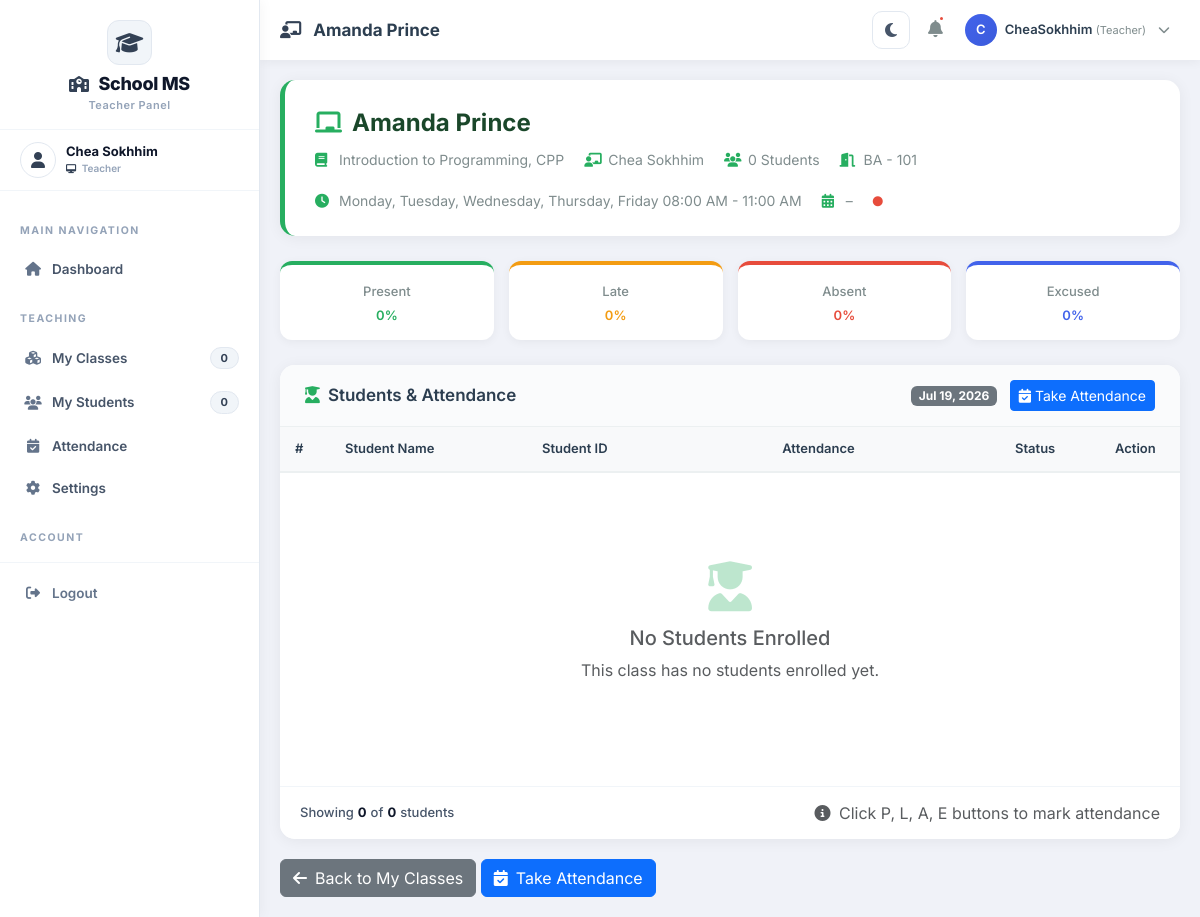
The page /teacher/class/4/ (signed in) on the database as committed earlier.
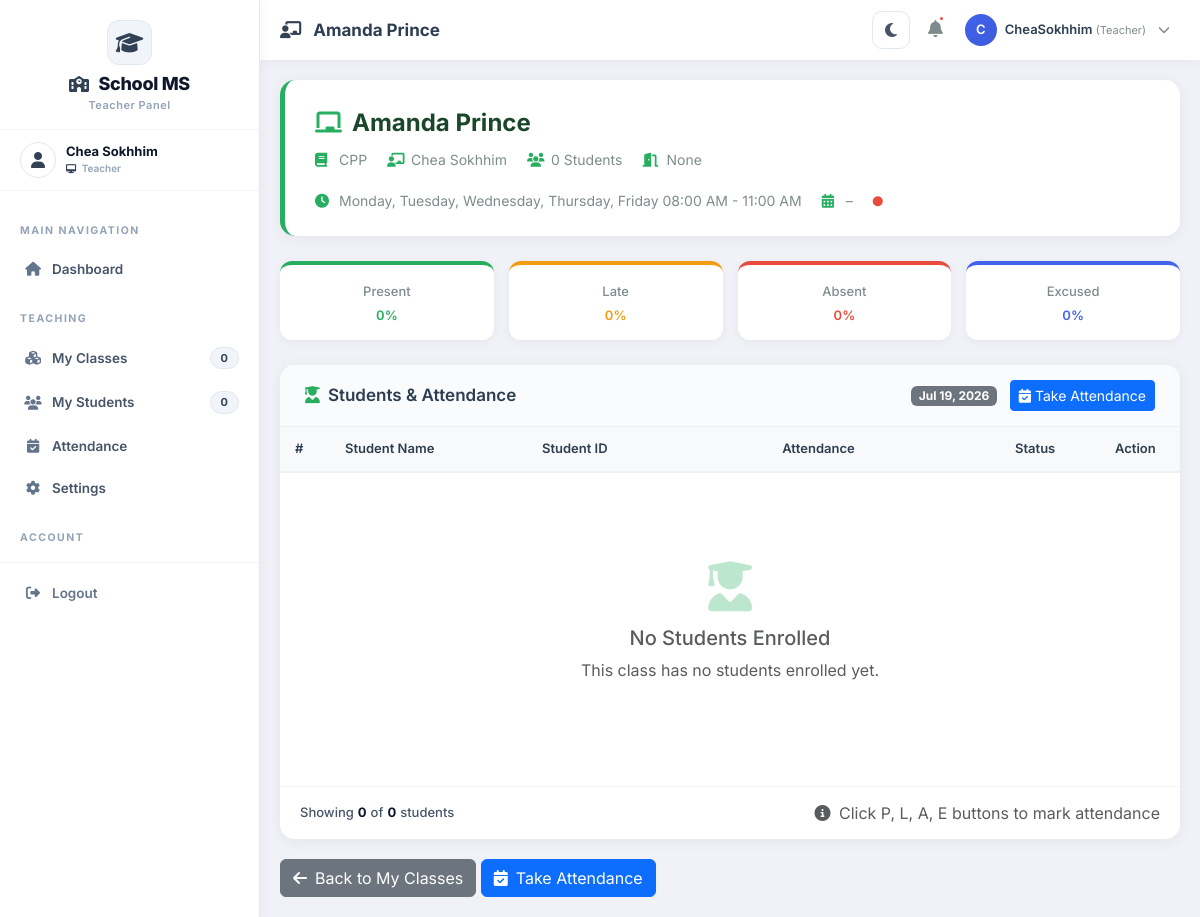
The same page on the database as committed later.
### courses/models.py (models this page shows, shortened)
class Course(models.Model):
    LEVEL_CHOICES = [
        ('100', 'Year 1'),
        ('200', 'Year 2'),
        ('300', 'Year 3'),
        ('400', 'Year 4'),
        ('500', 'Year 5'),
    ]
    course_id = models.CharField(max_length=20, unique=True, editable=False)
    code = models.CharField(max_length=20, unique=True)
    name = models.CharField(max_length=200)
    description = models.TextField()
    credits = models.IntegerField()
    level = models.CharField(max_length=10, choices=LEVEL_CHOICES, default='100')
    duration = models.CharField(max_length=50, default='12 weeks')
    fee = models.DecimalField(max_digits=10, decimal_places=2, default=0.00)
    major = models.ForeignKey(
        Major,
        on_delete=models.SET_NULL,
        null=True,
        blank=True,
        related_name='courses'
    )
    teacher = models.ForeignKey(
        Teacher,
        on_delete=models.SET_NULL,
        null=True,
        blank=True,
        related_name='courses'
    )
    prerequisites = models.ManyToManyField('self', symmetrical=False, blank=True)
    time_slots = models.ManyToManyField(
        'classes.TimeSlot',
        blank=True,
        related_name='course_time_slots'
    )
    is_active = models.BooleanField(default=True)
    created_at = models.DateTimeField(auto_now_add=True)
    updated_at = models.DateTimeField(auto_now=True)
    class Meta:
        ordering = ['code']

### classes/models.py (models this page shows, shortened)
class Class(models.Model):
    name = models.CharField(max_length=100)
    section = models.CharField(max_length=10, blank=True, null=True)
    code = models.CharField(max_length=20, unique=True, blank=True, null=True)
    building = models.ForeignKey(Building, on_delete=models.SET_NULL, null=True, blank=True, related_name='classes')
    floor = models.ForeignKey(Floor, on_delete=models.SET_NULL, null=True, blank=True, related_name='classes')
    room = models.ForeignKey(Room, on_delete=models.SET_NULL, null=True, blank=True, related_name='classes')
    room_number = models.CharField(max_length=20, blank=True, null=True)
    time_slots = models.ManyToManyField(TimeSlot, blank=True, related_name='classes')
    schedule = models.CharField(max_length=100, blank=True, null=True)
    start_time = models.TimeField(blank=True, null=True)
    end_time = models.TimeField(blank=True, null=True)
    days = models.CharField(max_length=50, blank=True, null=True)
    term = models.ForeignKey(Term, on_delete=models.SET_NULL, null=True, blank=True, related_name='classes')
    term_type = models.CharField(max_length=20, choices=Term.TERM_TYPES, blank=True, null=True)
    academic_year = models.CharField(max_length=20, blank=True, null=True)
    capacity = models.IntegerField(default=30)
    teacher = models.ForeignKey(Teacher, on_delete=models.SET_NULL, null=True, blank=True, related_name='classes')
    courses = models.ManyToManyField(
        'courses.Course',
        blank=True,
        related_name='class_offerings'  # This is the reverse name
    )
    is_active = models.BooleanField(default=True)
    start_date = models.DateField(blank=True, null=True)
    end_date = models.DateField(blank=True, null=True)
    created_at = models.DateTimeField(auto_now_add=True)
    updated_at = models.DateTimeField(auto_now=True)
    def get_schedule_display(self):
        if self.time_slots.exists():
            slots = self.time_slots.all()
            return ", ".join([str(slot) for slot in slots])
    class Meta:
        verbose_name_plural = "Classes"
        ordering = ['name']

class Room(models.Model):
    ROOM_TYPES = [
        ('classroom', 'Classroom'),
        ('laboratory', 'Laboratory'),
        ('computer_lab', 'Computer Lab'),
        ('science_lab', 'Science Lab'),
        ('library', 'Library'),
        ('auditorium', 'Auditorium'),
        ('conference', 'Conference Room'),
        ('office', 'Office'),
        ('other', 'Other'),
    ]
    building = models.ForeignKey(Building, on_delete=models.CASCADE, related_name='rooms')
    floor = models.ForeignKey(Floor, on_delete=models.CASCADE, related_name='rooms', null=True, blank=True)
    room_number = models.CharField(max_length=20)
    name = models.CharField(max_length=100, blank=True, null=True)
    room_type = models.CharField(max_length=20, choices=ROOM_TYPES, default='classroom')
    capacity = models.IntegerField(default=30)
    description = models.TextField(blank=True, null=True)
    is_active = models.BooleanField(default=True)
    created_at = models.DateTimeField(auto_now_add=True)
    updated_at = models.DateTimeField(auto_now=True)
    def __str__(self):
        return f"{self.building.code} - {self.room_number}"
    class Meta:
        ordering = ['building', 'room_number']
        unique_together = ['building', 'room_number']

class Building(models.Model):
    name = models.CharField(max_length=100)
    code = models.CharField(max_length=20, unique=True)
    address = models.TextField(blank=True, null=True)
    description = models.TextField(blank=True, null=True)
    is_active = models.BooleanField(default=True)
    created_at = models.DateTimeField(auto_now_add=True)
    updated_at = models.DateTimeField(auto_now=True)
    class Meta:
        ordering = ['name']

class TimeSlot(models.Model):
    DAYS_OF_WEEK = [
        ('monday', 'Monday'),
        ('tuesday', 'Tuesday'),
        ('wednesday', 'Wednesday'),
        ('thursday', 'Thursday'),
        ('friday', 'Friday'),
        ('saturday', 'Saturday'),
        ('sunday', 'Sunday'),
    ]
    SLOT_TYPES = [
        ('morning', 'Morning Session (8:00 - 11:00)'),
        ('afternoon', 'Afternoon Session (2:00 - 5:00)'),
        ('evening', 'Evening Session (5:30 - 8:45)'),
        ('full_day', 'Full Day (8:00 - 5:00)'),
        ('saturday_morning', 'Saturday Morning (8:00 - 11:00)'),
        ('saturday_afternoon', 'Saturday Afternoon (2:00 - 5:00)'),
        ('sunday_morning', 'Sunday Morning (8:00 - 11:00)'),
        ('sunday_afternoon', 'Sunday Afternoon (2:00 - 5:00)'),
        ('weekend_full', 'Weekend Full Day (8:00 - 5:00)'),
        ('custom', 'Custom'),
    ]
    days = models.CharField(
        max_length=200,
        default='monday',
        help_text="Comma-separated days (e.g., 'monday,wednesday,friday')"
    )
    start_time = models.TimeField()
    end_time = models.TimeField()
    slot_type = models.CharField(max_length=20, choices=SLOT_TYPES, default='custom')
    name = models.CharField(max_length=100, blank=True, null=True)
    description = models.TextField(blank=True, null=True)
    is_active = models.BooleanField(default=True)
    created_at = models.DateTimeField(auto_now_add=True)
    updated_at = models.DateTimeField(auto_now=True)
    def __str__(self):
        days_list = [dict(TimeSlot.DAYS_OF_WEEK).get(day.strip(), day) for day in self.days.split(',')]
        days_str = ', '.join(days_list)
        return f"{days_str} {self.start_time.strftime('%I:%M %p')} - {self.end_time.strftime('%I:%M %p')}"
    class Meta:
        ordering = ['-created_at']

### teachers/models.py (models this page shows, shortened)
class Teacher(models.Model):
    GENDER_CHOICES = [
        ('M', 'Male'),
        ('F', 'Female'),
        ('O', 'Other')
    ]
    POSITION_CHOICES = [
        ('dean', '👑 Dean'),
        ('associate_dean', 'Associate Dean'),
        ('department_head', 'Department Head'),
        ('professor', 'Professor'),
        ('associate_professor', 'Associate Professor'),
        ('assistant_professor', 'Assistant Professor'),
        ('lecturer', 'Lecturer'),
        ('instructor', 'Instructor'),
        ('teaching_assistant', 'Teaching Assistant'),
    ]
    user = models.OneToOneField(User, on_delete=models.CASCADE, related_name='teacher_profile', null=True, blank=True)
    teacher_id = models.CharField(max_length=20, unique=True)
    first_name = models.CharField(max_length=100)
    last_name = models.CharField(max_length=100)
    date_of_birth = models.DateField()
    gender = models.CharField(max_length=10, choices=GENDER_CHOICES)
    phone = models.CharField(max_length=15)
    email = models.EmailField()
    address = models.TextField(blank=True, null=True)
    profile_picture = models.ImageField(upload_to='teachers/', blank=True, null=True)
    qualification = models.CharField(max_length=200, blank=True, null=True)
    specialization = models.CharField(max_length=200, blank=True, null=True)
    years_of_experience = models.IntegerField(default=0)
    position = models.CharField(
        max_length=50,
        choices=POSITION_CHOICES,
        default='lecturer',
        help_text="Current position/rank of the teacher"
    )
    hired_date = models.DateField(null=True, blank=True)
    is_active = models.BooleanField(default=True)
    created_at = models.DateTimeField(auto_now_add=True)
    updated_at = models.DateTimeField(auto_now=True)
    def get_full_name(self):
        return f"{self.first_name} {self.last_name}"
    class Meta:
        ordering = ['first_name', 'last_name']

### accounts/views.py (the view, shortened to what this page needs)
# urls.py: path('teacher/class/<int:pk>/', views.teacher_class_detail, name='teacher_class_detail'),
@login_required
@teacher_required
def teacher_class_detail(request, pk):
    try:
        teacher = Teacher.objects.get(user=request.user)
        class_obj = get_object_or_404(Class, teacher=teacher, pk=pk)
        students = class_obj.enrolled_students.filter(is_active=True)
        today = date.today()
        class_courses = class_obj.courses.all()
        context = {
            'class': class_obj,
            'students': students,
            'total_students': students.count(),
            'today': today,
            'courses': class_courses,
        }
        return render(request, 'Backend/teacher/class/class_detail.html', context)
    except Teacher.DoesNotExist:
        messages.error(request, 'Teacher profile not found.')
        return redirect('accounts:dashboard')
    except Class.DoesNotExist:
        messages.error(request, 'Class not found.')
        return redirect('accounts:teacher_class_view')

### classes/context_processors.py (called while the page is built)
def sidebar_counts(request):
    return {
        'total_buildings': Building.objects.filter(is_active=True).count(),
        'total_floors': Floor.objects.filter(is_active=True).count(),
        'total_rooms': Room.objects.filter(is_active=True).count(),
        'total_terms': Term.objects.filter(is_active=True).count(),
        'total_timeslots': TimeSlot.objects.filter(is_active=True).count(),
    }

### templates/Backend/teacher/class/class_detail.html (shortened to what the changed rows need)
{% extends 'Backend/layouts/teacher_layout.html' %}
{% load static %}
{% block page_title %}{{ class.name }}{% endblock %}
{% block content %}
<div class="class-header-card">
    <div class="class-title">
        <i class="fas fa-chalkboard"></i>{{ class.name }}
    </div>
    <div class="class-meta">
        <span class="meta-item">
            <i class="fas fa-book"></i> {% if class.courses.exists %}{% for c in class.courses.all %}{{ c.name }}{% if not forloop.last %}, {% endif %}{% endfor %}{% else %}No Course{% endif %}
        </span>
        <span class="meta-item">
            <i class="fas fa-chalkboard-teacher"></i> {{ class.teacher.get_full_name|default:"No Teacher" }}
        </span>
        <span class="meta-item">
            <i class="fas fa-users"></i> {{ total_students }} Students
        </span>
        <span class="meta-item">
            <i class="fas fa-door-open"></i> {{ class.room }}
        </span>
        <span class="meta-item">
            <i class="fas fa-clock"></i> {{ class.get_schedule_display }}
        </span>
        <span class="meta-item">
            <i class="fas fa-calendar-alt"></i> {{ class.start_date|date:"M d" }} – {{ class.end_date|date:"M d, Y" }}
        </span>
        <span class="meta-item">
            <i class="fas fa-circle"
                style="color: {% if class.status == 'active' %}#27ae60{% elif class.status == 'upcoming' %}#f39c12{% else %}#e74c3c{% endif %}; font-size: 10px;"></i>
            <span class="badge-status {{ class.status }}">{{ class.get_status_display }}</span>
        </span>
    </div>
</div>
<div class="student-table-card">
    <div class="card-body-custom">
        <div class="table-responsive">
            <table class="table table-attendance">
                <thead>
                    <tr>
                        <th style="width: 50px;">#</th>
                        <th>Student Name</th>
                        <th style="width: 110px;">Student ID</th>
                        <th style="text-align: center; min-width: 220px;">Attendance</th>
                        <th style="width: 100px;">Status</th>
                        <th style="width: 80px;">Action</th>
                    </tr>
                </thead>
            </table>
        </div>
    </div>
</div>
{% endblock %}

Rows that differ between the two databases and show on the page:
no longer on this page (row edited): Course: name "Introduction to Programming"
changed Class "Amanda Prince": room "BA - 101" → "None"
